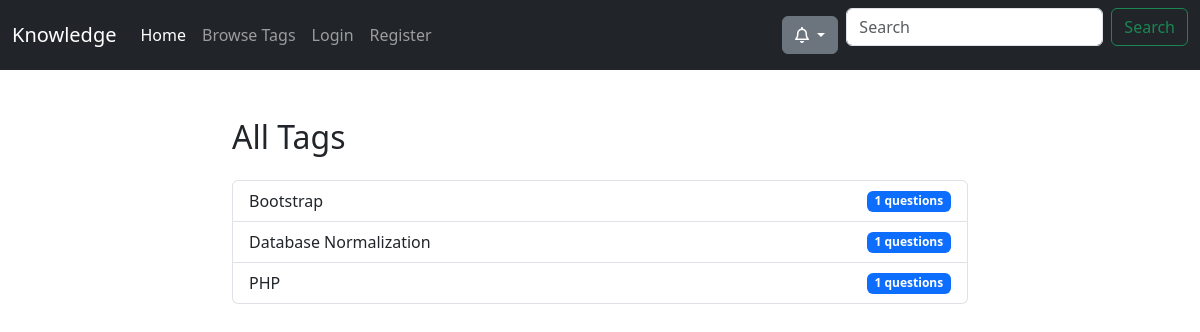
Page /tags.php on the committed database.
### tables this page shows
CREATE TABLE Tags (
    tag_id INT PRIMARY KEY AUTO_INCREMENT,
    name VARCHAR(50) UNIQUE NOT NULL
);

### Utils/DBConnection.php (called while the page is built, shortened)
<?php
class DBConnection
{
    private static $db = null;
    public static function getConnection()
    {
        if (self::$db === null) {
            try {
                $instance = new self();
                self::$db = new PDO("mysql:host={$instance->host};dbname={$instance->db_name}", $instance->username, $instance->password);
                self::$db->setAttribute(PDO::ATTR_ERRMODE, PDO::ERRMODE_EXCEPTION);
            } catch (PDOException $exception) {
                echo "Connection error: " . $exception->getMessage();
            }
        }
        return self::$db;
    }
}

### Services/TagService.php (called while the page is built, shortened)
<?php
class TagService implements Service
{
    private $db;
    public function __construct()
    {
        $this->db = DBConnection::getConnection();
    }
    public function getAllTagsOrderedByQuestionCount()
    {
        $query = "SELECT Tags.*, COUNT(Question_Tags.tag_id) AS question_count
                FROM Tags
                LEFT JOIN Question_Tags ON Tags.tag_id = Question_Tags.tag_id
                GROUP BY Tags.tag_id
                ORDER BY question_count DESC";
        $stmt = $this->db->query($query);
        $tagsDataArray = $stmt->fetchAll(PDO::FETCH_ASSOC);
        $tags = [];
        foreach ($tagsDataArray as $tagData) {
            $tag = new Tag($tagData['tag_id'], $tagData['name']);
            $tag->setQuestionCount($tagData['question_count']);
            if ($tagData['question_count'] > 0)
                $tags[] = $tag;
        }
        return $tags;
    }
}

### Models/Tag.php (called while the page is built, shortened)
<?php
class Tag
{
    public int $tag_id;
    public string $name;
    public int $questionCount = 0;
    public function __construct(int $tag_id, string $name)
    {
        $this->tag_id = $tag_id;
        $this->name = $name;
    }
    public function getTagId(): int
    {
        return $this->tag_id;
    }
    public function getName(): string
    {
        return $this->name;
    }
    public function getQuestionCount()
    {
        return $this->questionCount;
    }
    public function setQuestionCount(int $cnt)
    {
        $this->questionCount = $cnt;
    }
}

### tags.php (the view, shortened to what this page needs)
<?php
require_once __DIR__ . "/partials/header.php";
$tagService = new TagService();
$tags = $tagService->getAllTagsOrderedByQuestionCount();
?>
<div class="container mt-5">
    <div class="row justify-content-center">
        <div class="col-md-8">
            <h2 class="mb-4">All Tags</h2>
            <div class="list-group">
                <?php foreach ($tags as $tag): ?>
                    <a href="index.php?tag=<?php echo $tag->getTagId(); ?>"
                        class="list-group-item list-group-item-action d-flex justify-content-between align-items-center">
                        <?php echo $tag->getName(); ?>
                        <span class="badge bg-primary"><?php echo $tag->getQuestionCount(); ?> questions</span>
                    </a>
                <?php endforeach; ?>
            </div>
        </div>
    </div>
</div>
<?php require_once __DIR__ . "/partials/footer.php"; ?>

### rows in the picture
tags: name "Bootstrap", QuestionCount "1"
tags: name "Database Normalization", QuestionCount "1"
tags: name "PHP", QuestionCount "1"
